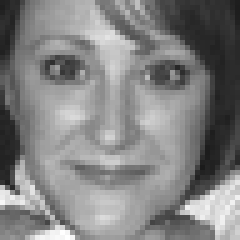
#> input picture More Advanced Level/test.jpg, 48 x 48 px (shown 5 times larger); its folder holds only this picture in this run
$ jupyter execute 'Face crop.ipynb'
#> lines starting #> are read from the running program, lines starting #| are printed output that depends on the picture
[cell 1]
import cv2,glob

[cell 2]
images=glob.glob("*.jpg")

for image in images:
    facedata = "haarcascade_frontalface_alt.xml"
    cascade = cv2.CascadeClassifier(facedata)
    img=cv2.imread(image,0)
#> img is the input picture: shape (48, 48); min 27, max 255, mean 129.9

    re=cv2.resize(img,(int(img.shape[1]),int(img.shape[0])))
    faces = cascade.detectMultiScale(re)
#> faces = [[1, 1, 44, 44]]

    for f in faces:
        x, y, w, h = [v for v in f]
        Rect=cv2.rectangle(img, (x, y), (x + w, y + h), (0, 255, 0), 2)

        sub_face = img[y:y + h, x:x + w]

        f_name = image.split('/')
        f_name = f_name[-1]
        cv2.imshow("checking",sub_face)
        cv2.waitKey(500)
        cv2.destroyAllWindows()


        cv2.imwrite("resized_"+image,sub_face)
#> this loop made 1 pass
#> pass 1, `Rect=cv2.rectangle(img, (x, y), (x + w, y + h), (0, 255, 0), 2)`:
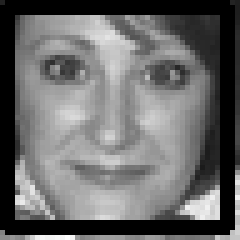
#> Rect: shape (48, 48) (shown 5 times larger); min 0, max 255, mean 106.2
#> pass 1, `sub_face = img[y:y + h, x:x + w]`:
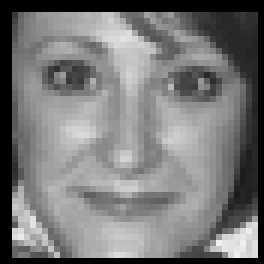
#> sub_face: shape (44, 44) (shown 6 times larger); min 0, max 241, mean 120
